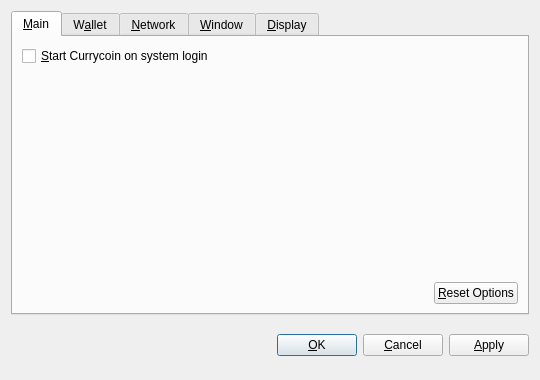
<?xml version="1.0" encoding="UTF-8"?>
<ui version="4.0">
 <class>OptionsDialog</class>
 <widget class="QDialog" name="OptionsDialog">
  <property name="geometry">
   <rect>
    <x>0</x>
    <y>0</y>
    <width>540</width>
    <height>380</height>
   </rect>
  </property>
  <property name="windowTitle">
   <string>Options</string>
  </property>
  <property name="modal">
   <bool>true</bool>
  </property>
  <layout class="QVBoxLayout" name="verticalLayout">
   <item>
    <widget class="QTabWidget" name="tabWidget">
     <property name="tabPosition">
      <enum>QTabWidget::North</enum>
     </property>
     <property name="currentIndex">
      <number>0</number>
     </property>
     <widget class="QWidget" name="tabMain">
      <attribute name="title">
       <string>&amp;Main</string>
      </attribute>
      <layout class="QVBoxLayout" name="verticalLayout_Main">
       <item>
        <widget class="QCheckBox" name="bitcoinAtStartup">
         <property name="toolTip">
          <string>Automatically start Currycoin after logging in to the system.</string>
         </property>
         <property name="text">
          <string>&amp;Start Currycoin on system login</string>
         </property>
        </widget>
       </item>
       <item>
        <spacer name="verticalSpacer_Main">
         <property name="orientation">
          <enum>Qt::Vertical</enum>
         </property>
         <property name="sizeHint" stdset="0">
          <size>
           <width>20</width>
           <height>40</height>
          </size>
         </property>
        </spacer>
       </item>
       <item>
        <layout class="QHBoxLayout" name="horizontalLayout_2_Main">
         <item>
          <spacer name="horizontalSpacer_2_Main">
           <property name="orientation">
            <enum>Qt::Horizontal</enum>
           </property>
           <property name="sizeHint" stdset="0">
            <size>
             <width>40</width>
             <height>20</height>
            </size>
           </property>
          </spacer>
         </item>
         <item>
          <widget class="QPushButton" name="resetButton">
           <property name="toolTip">
            <string>Reset all client options to default.</string>
           </property>
           <property name="text">
            <string>&amp;Reset Options</string>
           </property>
           <property name="autoDefault">
            <bool>false</bool>
           </property>
          </widget>
         </item>
        </layout>
       </item>
      </layout>
     </widget>
     <widget class="QWidget" name="tabWallet">
      <attribute name="title">
       <string>W&amp;allet</string>
      </attribute>
      <layout class="QVBoxLayout" name="verticalLayout_Network">
       <item>
        <widget class="QLabel" name="transactionFeeInfoLabel">
         <property name="text">
          <string>Optional transaction fee per kB that helps make sure your transactions are processed quickly. Most transactions are 1 kB.</string>
         </property>
         <property name="textFormat">
          <enum>Qt::PlainText</enum>
         </property>
         <property name="wordWrap">
          <bool>true</bool>
         </property>
        </widget>
       </item>
       <item>
        <layout class="QHBoxLayout" name="horizontalLayout_1_Main">
         <item>
          <widget class="QLabel" name="transactionFeeLabel">
           <property name="text">
            <string>Pay transaction &amp;fee</string>
           </property>
           <property name="textFormat">
            <enum>Qt::PlainText</enum>
           </property>
           <property name="buddy">
            <cstring>transactionFee</cstring>
           </property>
          </widget>
         </item>
         <item>
          <widget class="BitcoinAmountField" name="transactionFee"/>
         </item>
         <item>
          <spacer name="horizontalSpacer_1_Main">
           <property name="orientation">
            <enum>Qt::Horizontal</enum>
           </property>
           <property name="sizeHint" stdset="0">
            <size>
             <width>40</width>
             <height>20</height>
            </size>
           </property>
          </spacer>
         </item>
        </layout>
       </item>
       <item>
        <widget class="QLabel" name="label">
         <property name="text">
          <string>If you disable the spending of unconfirmed change, the change from a transaction cannot be used until that transaction has at least one confirmation. This also affects how your balance is computed.</string>
         </property>
         <property name="wordWrap">
          <bool>true</bool>
         </property>
        </widget>
       </item>
       <item>
        <widget class="QCheckBox" name="spendZeroConfChange">
         <property name="text">
          <string>Spend unconfirmed change  (experts only)</string>
         </property>
        </widget>
       </item>
       <item>
        <spacer name="verticalSpacer">
         <property name="orientation">
          <enum>Qt::Vertical</enum>
         </property>
         <property name="sizeHint" stdset="0">
          <size>
           <width>20</width>
           <height>40</height>
          </size>
         </property>
        </spacer>
       </item>
      </layout>
     </widget>
     <widget class="QWidget" name="tabNetwork">
      <attribute name="title">
       <string>&amp;Network</string>
      </attribute>
      <layout class="QVBoxLayout" name="verticalLayout_Network">
       <item>
        <widget class="QCheckBox" name="mapPortUpnp">
         <property name="toolTip">
          <string>Automatically open the Currycoin client port on the router. This only works when your router supports UPnP and it is enabled.</string>
         </property>
         <property name="text">
          <string>Map port using &amp;UPnP</string>
         </property>
        </widget>
       </item>
       <item>
        <widget class="QCheckBox" name="connectSocks">
         <property name="toolTip">
          <string>Connect to the Currycoin network through a SOCKS proxy (e.g. when connecting through Tor).</string>
         </property>
         <property name="text">
          <string>&amp;Connect through SOCKS proxy:</string>
         </property>
        </widget>
       </item>
       <item>
        <layout class="QHBoxLayout" name="horizontalLayout_Network">
         <item>
          <widget class="QLabel" name="proxyIpLabel">
           <property name="text">
            <string>Proxy &amp;IP:</string>
           </property>
           <property name="textFormat">
            <enum>Qt::PlainText</enum>
           </property>
           <property name="buddy">
            <cstring>proxyIp</cstring>
           </property>
          </widget>
         </item>
         <item>
          <widget class="QValidatedLineEdit" name="proxyIp">
           <property name="maximumSize">
            <size>
             <width>140</width>
             <height>16777215</height>
            </size>
           </property>
           <property name="toolTip">
            <string>IP address of the proxy (e.g. 127.0.0.1)</string>
           </property>
          </widget>
         </item>
         <item>
          <widget class="QLabel" name="proxyPortLabel">
           <property name="text">
            <string>&amp;Port:</string>
           </property>
           <property name="textFormat">
            <enum>Qt::PlainText</enum>
           </property>
           <property name="buddy">
            <cstring>proxyPort</cstring>
           </property>
          </widget>
         </item>
         <item>
          <widget class="QLineEdit" name="proxyPort">
           <property name="maximumSize">
            <size>
             <width>55</width>
             <height>16777215</height>
            </size>
           </property>
           <property name="toolTip">
            <string>Port of the proxy (e.g. 9050)</string>
           </property>
          </widget>
         </item>
         <item>
          <widget class="QLabel" name="socksVersionLabel">
           <property name="text">
            <string>SOCKS &amp;Version:</string>
           </property>
           <property name="textFormat">
            <enum>Qt::PlainText</enum>
           </property>
           <property name="buddy">
            <cstring>socksVersion</cstring>
           </property>
          </widget>
         </item>
         <item>
          <widget class="QValueComboBox" name="socksVersion">
           <property name="toolTip">
            <string>SOCKS version of the proxy (e.g. 5)</string>
           </property>
          </widget>
         </item>
         <item>
          <spacer name="horizontalSpacer_Network">
           <property name="orientation">
            <enum>Qt::Horizontal</enum>
           </property>
           <property name="sizeHint" stdset="0">
            <size>
             <width>40</width>
             <height>20</height>
            </size>
           </property>
          </spacer>
         </item>
        </layout>
       </item>
       <item>
        <spacer name="verticalSpacer_Network">
         <property name="orientation">
          <enum>Qt::Vertical</enum>
         </property>
         <property name="sizeHint" stdset="0">
          <size>
           <width>20</width>
           <height>40</height>
          </size>
         </property>
        </spacer>
       </item>
      </layout>
     </widget>
     <widget class="QWidget" name="tabWindow">
      <attribute name="title">
       <string>&amp;Window</string>
      </attribute>
      <layout class="QVBoxLayout" name="verticalLayout_Window">
       <item>
        <widget class="QCheckBox" name="minimizeToTray">
         <property name="toolTip">
          <string>Show only a tray icon after minimizing the window.</string>
         </property>
         <property name="text">
          <string>&amp;Minimize to the tray instead of the taskbar</string>
         </property>
        </widget>
       </item>
       <item>
        <widget class="QCheckBox" name="minimizeOnClose">
         <property name="toolTip">
          <string>Minimize instead of exit the application when the window is closed. When this option is enabled, the application will be closed only after selecting Quit in the menu.</string>
         </property>
         <property name="text">
          <string>M&amp;inimize on close</string>
         </property>
        </widget>
       </item>
       <item>
        <spacer name="verticalSpacer_Window">
         <property name="orientation">
          <enum>Qt::Vertical</enum>
         </property>
         <property name="sizeHint" stdset="0">
          <size>
           <width>20</width>
           <height>40</height>
          </size>
         </property>
        </spacer>
       </item>
      </layout>
     </widget>
     <widget class="QWidget" name="tabDisplay">
      <attribute name="title">
       <string>&amp;Display</string>
      </attribute>
      <layout class="QVBoxLayout" name="verticalLayout_Display">
       <item>
        <layout class="QHBoxLayout" name="horizontalLayout_1_Display">
         <item>
          <widget class="QLabel" name="langLabel">
           <property name="text">
            <string>User Interface &amp;language:</string>
           </property>
           <property name="textFormat">
            <enum>Qt::PlainText</enum>
           </property>
           <property name="buddy">
            <cstring>lang</cstring>
           </property>
          </widget>
         </item>
         <item>
          <widget class="QValueComboBox" name="lang">
           <property name="toolTip">
            <string>The user interface language can be set here. This setting will take effect after restarting Currycoin.</string>
           </property>
          </widget>
         </item>
        </layout>
       </item>
       <item>
        <layout class="QHBoxLayout" name="horizontalLayout_2_Display">
         <item>
          <widget class="QLabel" name="unitLabel">
           <property name="text">
            <string>&amp;Unit to show amounts in:</string>
           </property>
           <property name="textFormat">
            <enum>Qt::PlainText</enum>
           </property>
           <property name="buddy">
            <cstring>unit</cstring>
           </property>
          </widget>
         </item>
         <item>
          <widget class="QValueComboBox" name="unit">
           <property name="toolTip">
            <string>Choose the default subdivision unit to show in the interface and when sending coins.</string>
           </property>
          </widget>
         </item>
        </layout>
       </item>
       <item>
        <widget class="QCheckBox" name="displayAddresses">
         <property name="toolTip">
          <string>Whether to show Currycoin addresses in the transaction list or not.</string>
         </property>
         <property name="text">
          <string>&amp;Display addresses in transaction list</string>
         </property>
        </widget>
       </item>
       <item>
        <widget class="QCheckBox" name="coinControlFeatures">
         <property name="toolTip">
          <string>Whether to show coin control features or not.</string>
         </property>
         <property name="text">
          <string>Display coin &amp;control features (experts only!)</string>
         </property>
        </widget>
       </item>
       <item>
        <spacer name="verticalSpacer_Display">
         <property name="orientation">
          <enum>Qt::Vertical</enum>
         </property>
         <property name="sizeHint" stdset="0">
          <size>
           <width>20</width>
           <height>40</height>
          </size>
         </property>
        </spacer>
       </item>
      </layout>
     </widget>
    </widget>
   </item>
   <item>
    <layout class="QHBoxLayout" name="horizontalLayout_Buttons">
     <item>
      <spacer name="horizontalSpacer_1">
       <property name="orientation">
        <enum>Qt::Horizontal</enum>
       </property>
       <property name="sizeHint" stdset="0">
        <size>
         <width>40</width>
         <height>48</height>
        </size>
       </property>
      </spacer>
     </item>
     <item>
      <widget class="QLabel" name="statusLabel">
       <property name="font">
        <font>
         <weight>75</weight>
         <bold>true</bold>
        </font>
       </property>
       <property name="text">
        <string/>
       </property>
       <property name="textFormat">
        <enum>Qt::PlainText</enum>
       </property>
       <property name="wordWrap">
        <bool>true</bool>
       </property>
      </widget>
     </item>
     <item>
      <spacer name="horizontalSpacer_2">
       <property name="orientation">
        <enum>Qt::Horizontal</enum>
       </property>
       <property name="sizeHint" stdset="0">
        <size>
         <width>40</width>
         <height>48</height>
        </size>
       </property>
      </spacer>
     </item>
     <item>
      <widget class="QPushButton" name="okButton">
       <property name="text">
        <string>&amp;OK</string>
       </property>
      </widget>
     </item>
     <item>
      <widget class="QPushButton" name="cancelButton">
       <property name="text">
        <string>&amp;Cancel</string>
       </property>
       <property name="autoDefault">
        <bool>false</bool>
       </property>
      </widget>
     </item>
     <item>
      <widget class="QPushButton" name="applyButton">
       <property name="text">
        <string>&amp;Apply</string>
       </property>
       <property name="autoDefault">
        <bool>false</bool>
       </property>
      </widget>
     </item>
    </layout>
   </item>
  </layout>
 </widget>
 <customwidgets>
  <customwidget>
   <class>BitcoinAmountField</class>
   <extends>QSpinBox</extends>
   <header>bitcoinamountfield.h</header>
  </customwidget>
  <customwidget>
   <class>QValueComboBox</class>
   <extends>QComboBox</extends>
   <header>qvaluecombobox.h</header>
  </customwidget>
  <customwidget>
   <class>QValidatedLineEdit</class>
   <extends>QLineEdit</extends>
   <header>qvalidatedlineedit.h</header>
  </customwidget>
 </customwidgets>
 <resources/>
 <connections/>
</ui>
